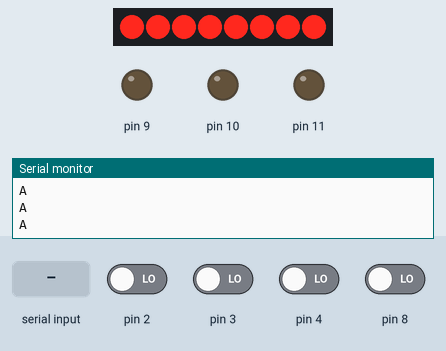
This sketch was run on a simulated Arduino Uno, built with avr-gcc and run on an emulated ATmega328P. Shown: 8 shift-register outputs drawn as a row of LEDs (first output left, lit = HIGH), output pins drawn as LEDs (lit = HIGH), the last lines printed to the serial monitor. Wiring (inferred from the names in the program): shift register (74HC595): data pin 6; shift clock pin 7; latch pin 5. Wiring (inferred from the signals the program sends): row of LEDs: on Q0, Q1, Q2, Q3, Q4, Q5, Q6, Q7. Inputs (shaded band) come from the test bench; at power-on: pin 2–4, pin 8 LOW. Pins used as bus, display or sensor lines are not drawn.

Above: at 1.0 s.
1.1 s: "f" received over Serial
4.1 s: pin 2 driven HIGH
At 4.9 s:
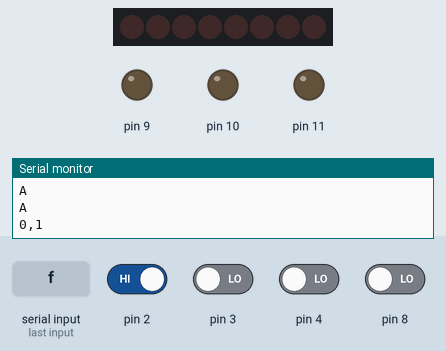
At 11.6 s:
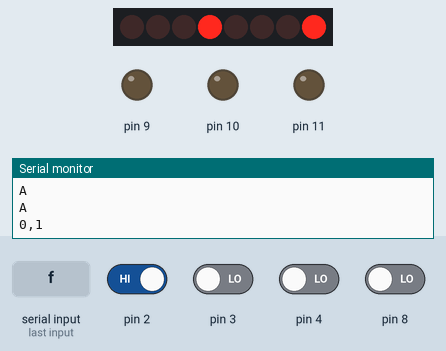
Timing chart, 0 to 13.1 s (numbered marks = the images above; inputs shaded):
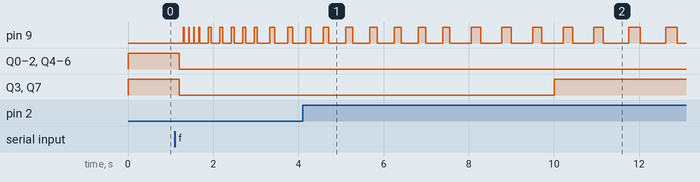

Measured:
- after the input at 1.1 s, Q0–7: HIGH → LOW after 0.10 s

The sketch:

arduino.ino
```cpp
#include "tamagotchi.h"

//Pin connected to ST_CP of 74HC595
int latchPin = 5;
//Pin connected to SH_CP of 74HC595
int clockPin = 7;
////Pin connected to DS of 74HC595
int dataPin = 6;

unsigned long * times;

boolean serialMode = true;
//variables for tracking state of system
boolean alive = true;
//volatile because it is used in the interrupt
volatile boolean inGame = false;

volatile double timerOverflow = 0;  //tracks timer1 overflow count

int val = 0;
//declerations
state hunger;
state happiness;
life myLife;
//button array:
//0:left
//1:middle
//2:right
button buttons[4];

void setup() {
  Serial.begin(9600);

  //set pins to output so you can control the shift register
  pinMode(latchPin, OUTPUT);
  pinMode(clockPin, OUTPUT);
  pinMode(dataPin, OUTPUT);

  pinMode(9, OUTPUT);
  pinMode(10, OUTPUT);
  pinMode(11, OUTPUT);

  //add interupts on pins 2 and 3
  attachInterrupt(0, buttonHunger, CHANGE); // interrupt 0 is mapped to pin 2 on the Uno
  attachInterrupt(1, buttonHappiness, CHANGE); // interrupt 1 is mapped to pin 3 on the Uno

  cli();  //enables interput blocking flag
  //Stuff to enable timer 1 overflow and the prescaler
  TCCR1A = 0;             // normal counting mode
  TIMSK1 |= (1 << TOIE1); //enable timer overflow interput
  TCCR1B = _BV(CS10);      // set prescale to 1
  TCNT1 = 0;              // clear the timer count

  // Pin change to enable interrupts
  PCICR |= 0b00000101; // Enables Ports B and D Pin Change Interrupts
  PCMSK0 |= 0b00000001; // PCINT0 -> Pin 8
  PCMSK2 |= 0b00010000;//PCINT20 -> Pin 4

  sei();  //removes flag that blocks interputs
  if (serialMode == true) {
    establishContact();
  }
}


void loop() {
  // checks for available reading from processing
  if (Serial.available() > 0) {
    val = Serial.read();
    if (val == 'f') {
      inGame = false;

    }
  }


  // Keeps track of the flahsing alive lights and determines death procedure
  digitalWrite(9, myLife.flash(timer()));
  if ( inGame == false) {
    alive = hunger.update(timer()) && happiness.update(timer()) && myLife.isAlive();
  }

  ledWrite();
  for (int i = 0; i < 4; i++) {
    if (buttons[i].changed()) {
      Serial.print(i);
      Serial.print(",");
      Serial.println(buttons[i].getState());
    }
  }
  if (!alive) {
    //turn off leds

    //turn hunger and happiness lights on
    digitalWrite(latchPin, LOW);
    shiftOut(dataPin, clockPin, MSBFIRST, 0b00000000);
    digitalWrite(latchPin, HIGH);

    // alive meter
    digitalWrite(9, LOW);
    //Calculate and output the amount of time alive
    unsigned long timeAlive = myLife.timeAlive(timer());
    String aliveTime = "";
    aliveTime = "Time alive was:";
    aliveTime += timeAlive / 1000;

    Serial.println(aliveTime);
    //Calculate and output the times the tamogochi was fed at
    String fedTime = "";
    fedTime = "You fed him at: ";

    times = hunger.getTimes();
    for ( int i = 0; i < 50; i++) {
      if (times[i] > 0) {
        fedTime += times[i] / 1000;
        fedTime += " ";
      }
    }
    Serial.println(fedTime);

    while (true) {};

  }
}

void ledWrite() {
  // take the latchPin low so
  // the LEDs don't change while you're sending in bits:
  digitalWrite(latchPin, LOW);
  // shift out the bits:
  int shiftAmount = (happiness.getWriteBits() << 4 ) + hunger.getWriteBits();
  shiftOut(dataPin, clockPin, MSBFIRST, shiftAmount);
  //take the latch pin high so the LEDs will light up:
  digitalWrite(latchPin, HIGH);
}

//handles those interrupts
//keps track of hunger button and logic
void buttonHunger() {
  if (buttons[0].getState(true) == 1 && inGame == false ) {
    hunger.increaseState(timer());
  }
  buttons[0].toggle();
}
//Keeps track of the happiness button and logic
void buttonHappiness() {
  if (buttons[1].getState(true) == 1 && inGame == false ) {
    happiness.decreaseState(timer());
  }
  buttons[1].toggle();
}

//functions for millis()
unsigned long timer () {
  cli();  //enables interput blocking flag
  unsigned long time = TCNT1;
  sei();  //removes flag that blocks interputs
  return (TCNT1 + timerOverflow * 65536) / ( F_CPU / 1000L);
}

unsigned long timerSeconds () {
  cli();  //enables interput blocking flag
  unsigned long time = TCNT1;
  sei();  //removes flag that blocks interputs
  return (TCNT1 + timerOverflow * 65536) / ( F_CPU);
}

//timer1 overflow interput function
ISR(TIMER1_OVF_vect)
{
  timerOverflow++;
}
// PORT B -> masked to pin 8
// Button 3 to begin game mode
ISR(PCINT0_vect)
{
  happiness.increaseState(timer(), true);
  buttons[2].toggle();
  if(inGame == false) {
    inGame = true;
  }
}

//PORT D -> masked to pin 4
//Distance sensor setup to increase happiness
ISR(PCINT2_vect)
{
  buttons[3].toggle();
  if ( inGame == false) {
    happiness.increaseState(timer());
  }

}

//checks for contact with processing to begin sending data
void establishContact() {
  while (Serial.available() <= 0) {
    Serial.println("A");   // send a capital A
    delay(300);


  }
}
```

tamagotchi.h
```cpp
#include <Arduino.h>

struct RGB {
  byte r;
  byte g;
  byte b;
};

//Class for dealing with lifespan
class life {
  private:
    bool alive = true;
    int lightOn = 20;
    int addToCounter=0;

    unsigned long counter = 100;
    unsigned long prevTime = 0;

  public:
// complicated function to determine alive time
  unsigned long timeAlive(unsigned long time){
      return time;
    }
  //check if alive and determine light speed for flashing heartbeat
  bool isAlive(){
    return alive;
    }
    bool flash(unsigned long time) {
    //Death after 4mins no matter what
      if (time > 4*60*1000) {
        alive = false;
        return LOW;
      }

      if ( counter > time - prevTime) {
        return LOW;
      }
      else if (counter + lightOn > time - prevTime) {
        return HIGH;
      }
      else {
        //Make light slowly decrease speed
        prevTime = time;
        addToCounter++;
        if (addToCounter == 5){
            counter += 100;
            lightOn += 50;
            addToCounter = 0;
          }
      }
    }

};

class state {
  private:
    unsigned long lastUpdate = 0;
    unsigned long lastIncrease = 0;
    unsigned long updateTimes[50];
    unsigned long updateCount = 0;
    byte writeBits = 0b1111; //default is 15 in binary

  public:
    void updateTime (unsigned long time) {
      lastUpdate = time;
      updateTimes[updateCount++] = time;
    }
    unsigned long * getTimes () {
      return updateTimes;
    }
    int getUpdate() {
      return lastUpdate;
    }
    int getWriteBits(){
      return writeBits;
    }
    bool update (unsigned long time, int difference = 10000) {
      if (time - lastUpdate > difference) {
          writeBits = writeBits >> 1;
          lastUpdate = time;
      }
      if (writeBits == 0){
        return false;
        }
        return true;
    }
    //Function for when increases are needed based on time events
    void increaseState(unsigned long time, bool override = false){

      if (writeBits < 0b1111) {
        if(time -lastIncrease > 3000){
          writeBits = (writeBits << 1) +1;
          lastIncrease = time;
          this->updateTime(time);
          }
          else if(override == true){
            writeBits = (writeBits << 1) +1;
          }
        }
    }
    //Function for when decreases are needed based on time events
  void decreaseState(unsigned long time){
    if (writeBits < 0b1111) {
        writeBits = writeBits >> 1;
        lastUpdate = time;
    }
  }

};

class button {
  private:
    volatile boolean state = 0;
    volatile boolean changedState = false;
  public:
    void update(boolean stateIn){
      state = stateIn;
      changedState = true;
    }
    void toggle (){
      this->update(!state);
    }
    boolean getState(boolean silent = false){
      if (silent){
        return state;
      }
      changedState = silent;
      return state;
    }
    boolean changed(){
      return changedState;
    }
};
```
